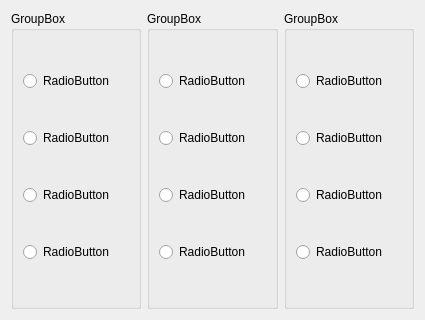
<?xml version="1.0" encoding="UTF-8"?>
<ui version="4.0">
 <class>Dialog</class>
 <widget class="QDialog" name="Dialog">
  <property name="geometry">
   <rect>
    <x>0</x>
    <y>0</y>
    <width>425</width>
    <height>320</height>
   </rect>
  </property>
  <property name="windowTitle">
   <string>Dialog</string>
  </property>
  <layout class="QHBoxLayout" name="horizontalLayout">
   <item>
    <widget class="QGroupBox" name="groupBox">
     <property name="title">
      <string>GroupBox</string>
     </property>
     <layout class="QVBoxLayout" name="verticalLayout">
      <item>
       <widget class="QRadioButton" name="radioButton">
        <property name="text">
         <string>RadioButton</string>
        </property>
       </widget>
      </item>
      <item>
       <widget class="QRadioButton" name="radioButton_2">
        <property name="text">
         <string>RadioButton</string>
        </property>
       </widget>
      </item>
      <item>
       <widget class="QRadioButton" name="radioButton_4">
        <property name="text">
         <string>RadioButton</string>
        </property>
       </widget>
      </item>
      <item>
       <widget class="QRadioButton" name="radioButton_3">
        <property name="text">
         <string>RadioButton</string>
        </property>
       </widget>
      </item>
     </layout>
    </widget>
   </item>
   <item>
    <widget class="QGroupBox" name="groupBox_2">
     <property name="title">
      <string>GroupBox</string>
     </property>
     <layout class="QVBoxLayout" name="verticalLayout_2">
      <item>
       <widget class="QRadioButton" name="radioButton_5">
        <property name="text">
         <string>RadioButton</string>
        </property>
       </widget>
      </item>
      <item>
       <widget class="QRadioButton" name="radioButton_6">
        <property name="text">
         <string>RadioButton</string>
        </property>
       </widget>
      </item>
      <item>
       <widget class="QRadioButton" name="radioButton_7">
        <property name="text">
         <string>RadioButton</string>
        </property>
       </widget>
      </item>
      <item>
       <widget class="QRadioButton" name="radioButton_8">
        <property name="text">
         <string>RadioButton</string>
        </property>
       </widget>
      </item>
     </layout>
    </widget>
   </item>
   <item>
    <widget class="QGroupBox" name="groupBox_3">
     <property name="title">
      <string>GroupBox</string>
     </property>
     <layout class="QVBoxLayout" name="verticalLayout_3">
      <item>
       <widget class="QRadioButton" name="radioButton_9">
        <property name="text">
         <string>RadioButton</string>
        </property>
       </widget>
      </item>
      <item>
       <widget class="QRadioButton" name="radioButton_10">
        <property name="text">
         <string>RadioButton</string>
        </property>
       </widget>
      </item>
      <item>
       <widget class="QRadioButton" name="radioButton_11">
        <property name="text">
         <string>RadioButton</string>
        </property>
       </widget>
      </item>
      <item>
       <widget class="QRadioButton" name="radioButton_12">
        <property name="text">
         <string>RadioButton</string>
        </property>
       </widget>
      </item>
     </layout>
    </widget>
   </item>
  </layout>
 </widget>
 <resources/>
 <connections/>
</ui>
